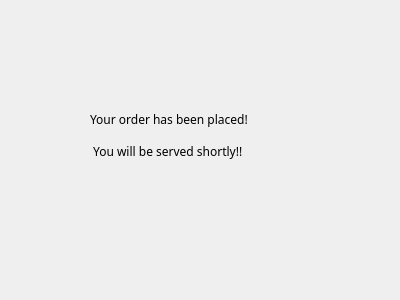
<?xml version="1.0" encoding="UTF-8"?>
<ui version="4.0">
 <class>Waiting</class>
 <widget class="QWidget" name="Waiting">
  <property name="geometry">
   <rect>
    <x>0</x>
    <y>0</y>
    <width>400</width>
    <height>300</height>
   </rect>
  </property>
  <property name="windowTitle">
   <string>Form</string>
  </property>
  <widget class="QLabel" name="waiting_label">
   <property name="geometry">
    <rect>
     <x>90</x>
     <y>80</y>
     <width>231</width>
     <height>111</height>
    </rect>
   </property>
   <property name="font">
    <font>
     <family>Ubuntu Mono</family>
    </font>
   </property>
   <property name="text">
    <string>Your order has been placed! 
 
 You will be served shortly!!</string>
   </property>
  </widget>
 </widget>
 <resources/>
 <connections/>
</ui>
